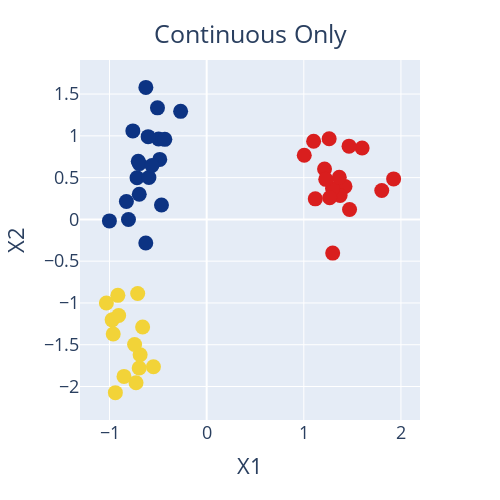

Notebook source saved alongside this figure:
### Markdown cell above
- First we'll ignore the categorical feature (which standard algorithms like k-means and DBSCAN) don't like, and only cluster based on the continuous features
- The results are not too bad, we pick up the 3 main clusters, but do not identify that mixed blue/red data we saw earlier

### Code cell
model = KMeans(n_clusters=3, random_state=random_state).fit(X[con_feats])
pred = model.labels_
plot_cluster(X, pred, "Continuous Only")

### Figure 1 — Plotly figure (JSON) as saved in the notebook; plotly's stock layout.template omitted (floating-point values rounded to 4 significant figures)
{"data": [{"hovertemplate": "X1=%{x}<br>X2=%{y}<br>color=%{marker.color}<extra></extra>", "legendgroup": "", "marker": {"color": [0, 1, 2, 1, 2, 1, 0, 2, 0, 1, 1, 2, 1, 2, 0, 0, 0, 2, 0, 1, 2, 0, 2, 0, 1, 0, 2, 1, 0, 2, 0, 0, 0, 1, 1, 2, 1, 0, 2, 2, 0, 2, 0, 2, 2, 0, 1, 0, 1, 2], "coloraxis": "coloraxis", "size": 15, "symbol": "circle"}, "mode": "markers", "name": "", "orientation": "v", "showlegend": false, "type": "scatter", "x": [-0.4952, -0.548, 1.101, -0.6947, 1.261, -0.7103, -0.7171, 1.213, -0.483, -0.9736, -0.8513, 1.118, -0.9141, 1.424, -0.6268, -0.76, -0.6261, 1.374, -0.8051, -0.6851, 1.005, -0.5064, 1.6, -0.4652, -1.033, -0.8264, 1.297, -0.9061, -0.7045, 1.296, -0.6026, -0.6938, -0.2683, -0.7421, -0.94, 1.267, -0.6595, -1.001, 1.226, 1.802, -0.5946, 1.365, -0.563, 1.925, 1.466, -0.6942, -0.7274, -0.4309, -0.9622, 1.471], "xaxis": "x", "y": [0.9631, -1.763, 0.9355, -1.779, 0.9644, -0.8872, 0.498, 0.6024, 0.7183, -1.202, -1.879, 0.2457, -0.9093, 0.395, -0.2827, 1.059, 1.58, 0.2867, -0.001066, -1.621, 0.7682, 1.335, 0.8552, 0.1715, -1.001, 0.2141, -0.4032, -1.15, 0.6961, 0.3686, 0.9905, 0.6676, 1.293, -1.497, -2.073, 0.2587, -1.287, -0.01816, 0.4791, 0.3452, 0.5015, 0.5036, 0.6449, 0.4849, 0.877, 0.3018, -1.955, 0.958, -1.372, 0.1182], "yaxis": "y"}], "layout": {"autosize": false, "coloraxis": {"colorbar": {"title": {"text": "color"}}, "colorscale": [[0, "rgb(12,51,131)"], [0.25, "rgb(10,136,186)"], [0.5, "rgb(242,211,56)"], [0.75, "rgb(242,143,56)"], [1, "rgb(217,30,30)"]], "showscale": false}, "font": {"size": 18}, "height": 500, "legend": {"tracegroupgap": 0}, "margin": {"t": 60}, "title": {"text": "Continuous Only", "x": 0.5, "xanchor": "center", "y": 0.95}, "width": 500, "xaxis": {"anchor": "y", "domain": [0, 1], "title": {"text": "X1"}}, "yaxis": {"anchor": "x", "domain": [0, 1], "title": {"text": "X2"}}}}
